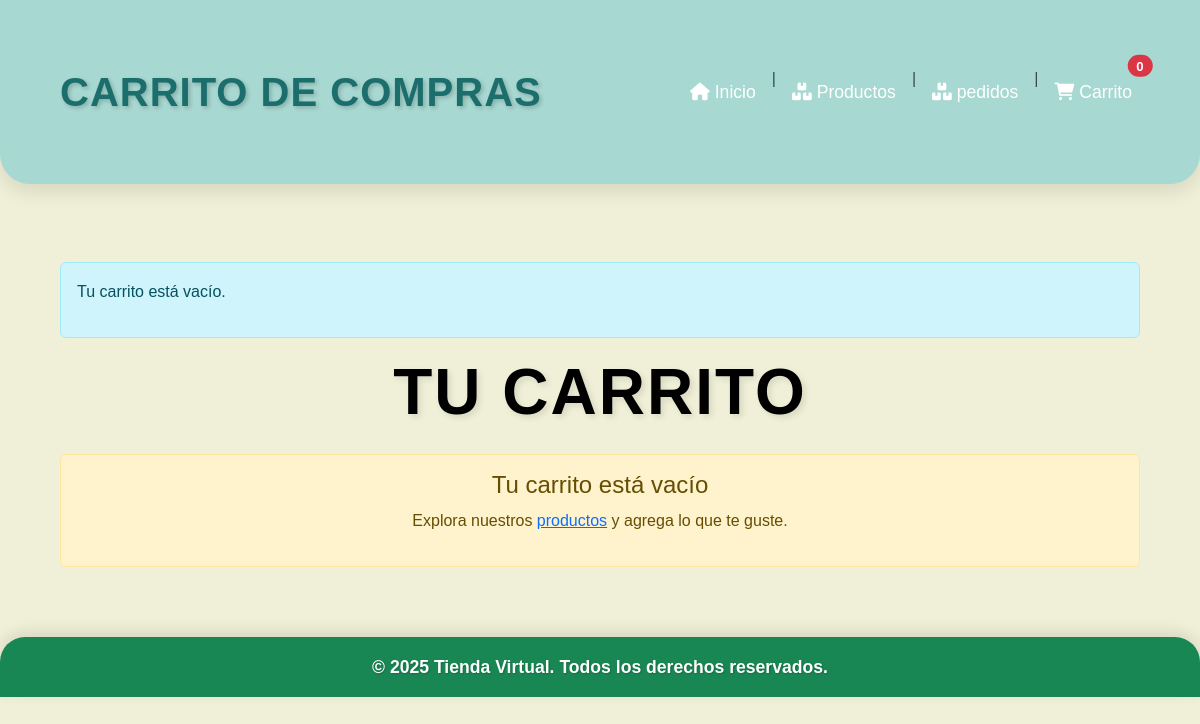
The page /carrito/ (signed in) on the database as committed earlier.
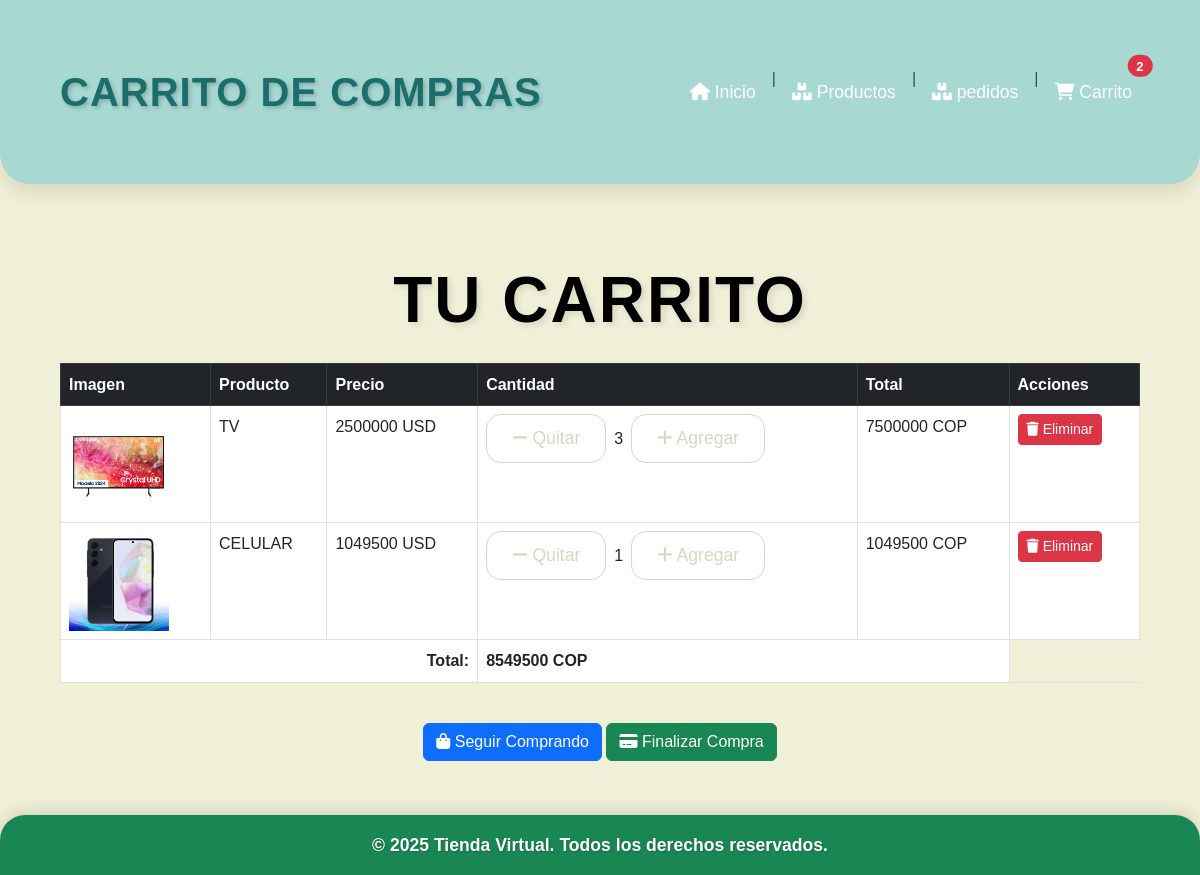
The same page on the database as committed later.
### cuentas/models.py (models this page shows, shortened)
class CarritoItem(models.Model):
    usuario = models.ForeignKey(User, on_delete=models.CASCADE)
    producto = models.ForeignKey(Producto, on_delete=models.CASCADE)
    cantidad = models.PositiveIntegerField(default=1)
    def total_precio(self):
        return self.producto.precio * self.cantidad

class Producto(models.Model):
    nombre = models.CharField(max_length=200)
    descripcion = models.TextField()
    precio = models.DecimalField(max_digits=10, decimal_places=2)
    cantidad_stock = models.PositiveIntegerField()
    imagen = models.ImageField(upload_to='productos/')
    especificaciones = models.TextField()
    agotado = models.BooleanField(default=False)
    recomendado = models.BooleanField(default=False)
    usuario = models.ForeignKey(User, on_delete=models.CASCADE, null=True, blank=False)  # Cambiado `blank` a False

### cuentas/views.py (the view)
# urls.py: path('carrito/', views.carrito, name='carrito'),
@login_required(login_url="inicio_sesion")
def carrito(request):
    if not request.user.is_authenticated:
        messages.error(request, "Debes iniciar sesión para ver tu carrito.")
        return redirect('inicio_sesion')
    carrito_items = CarritoItem.objects.filter(usuario=request.user)
    carrito_items_disponibles = [item for item in carrito_items if item.producto.cantidad_stock > 0]
    productos_agotados = [item for item in carrito_items if item.producto.cantidad_stock <= 0]
    total = sum(item.total_precio() for item in carrito_items_disponibles)
    if not carrito_items_disponibles:
        messages.info(request, "Tu carrito está vacío.")
    carrito_count = carrito_items.count()
    return render(request, 'cuentas/carrito.html', {
        'carrito_items': carrito_items_disponibles,
        'total': total,
        'productos_agotados': productos_agotados,
        'carrito_count': carrito_count,
    })

### cuentas/templates/cuentas/carrito.html (shortened to what the changed rows need)
<!DOCTYPE html>
<html lang="es">
<head>
    <link href="https://cdn.jsdelivr.net/npm/bootstrap@5.3.0-alpha1/dist/css/bootstrap.min.css" rel="stylesheet">
    <link rel="stylesheet" href="https://cdnjs.cloudflare.com/ajax/libs/font-awesome/6.0.0-beta3/css/all.min.css">
    {% load static %}
    <link rel="stylesheet" href="{% static 'cuentas/styles/carrito.css' %}">
</head>
<body>
     <nav class="navbar navbar-expand-lg navbar-light" style="background-color: #A7D8D1;">
        <div class="container">
            <div class="collapse navbar-collapse" id="navbarNav">
                <ul class="navbar-nav ms-auto">
                    <li class="nav-item">
                        <a href="{% url 'carrito' %}" class="nav-link position-relative">
                            <i class="fas fa-shopping-cart"></i> Carrito
                            <span class="position-absolute top-0 start-100 translate-middle badge rounded-pill bg-danger">
                                {{ carrito_count|default:0 }}
                            </span>
                        </a>
                    </li>
                </ul>
            </div>
        </div>
    </nav>
    <div class="container mt-5">
        {% if messages %}
        <div class="alert alert-info">
            {% for message in messages %}
                <p>{{ message }}</p>
            {% endfor %}
        </div>
        {% endif %}
        <h1 class="text-center mb-4">Tu Carrito</h1>
        {% if carrito_items %}
        <div class="table-responsive">
            <table class="table table-bordered">
                <thead class="table-dark">
                    <tr>
                        <th>Imagen</th>
                        <th>Producto</th>
                        <th>Precio</th>
                        <th>Cantidad</th>
                        <th>Total</th>
                        <th>Acciones</th>
                    </tr>
                </thead>
                <tbody>
                    {% for item in carrito_items %}
                    <tr>
                        <td>
                            <img src="{{ item.producto.imagen.url }}" alt="{{ item.producto.nombre }}" width="100">
                        </td>
                        <td>{{ item.producto.nombre }}</td>
                        <td>{{ item.producto.precio|floatformat:0 }} USD</td>
                        <td>
                            <div class="d-flex align-items-center">
                                {% if item.producto.cantidad_stock <= 0 %}
                                    <p class="text-danger">Agotado</p>
                                    <button class="btn btn-secondary btn-sm" disabled>Sin stock</button>
                                {% else %}
                                    <a href="{% url 'reducir_cantidad' item.id %}" class="btn btn-sm btn-outline-secondary me-2">
                                        <i class="fas fa-minus"></i> Quitar
                                    </a>
                                    {{ item.cantidad }}
                                    <a href="{% url 'agregar_al_carrito' item.producto.id %}" class="btn btn-sm btn-outline-secondary ms-2">
                                        <i class="fas fa-plus"></i> Agregar
                                    </a>
                                {% endif %}
                            </div>
                        </td>
                        <td>
                            {% if item.producto.cantidad_stock > 0 %}
                                {{ item.total_precio|floatformat:0 }} COP
                            {% else %}
                                <span class="text-muted">Producto agotado</span>
                            {% endif %}
                        </td>
                        <td>
                            <a href="{% url 'eliminar_del_carrito' item.id %}" class="btn btn-danger btn-sm">
                                <i class="fas fa-trash"></i> Eliminar
                            </a>
                        </td>
                    </tr>
                    {% endfor %}
                </tbody>
                <tfoot>
                    <tr>
                        <td colspan="3" class="text-end"><strong>Total:</strong></td>
                        <td colspan="2"><strong>{{ total|floatformat:0 }} COP</strong></td>
                    </tr>
                </tfoot>
            </table>
        </div>
        <div class="text-center mt-4">
            <a href="{% url 'productos' %}" class="btn btn-primary">
                <i class="fas fa-shopping-bag"></i> Seguir Comprando
            </a>
            {% if total > 0 %}
            <a href="{% url 'finalizar_compra' %}" class="btn btn-success">
                <i class="fas fa-credit-card"></i> Finalizar Compra
            </a>
            {% else %}
            <a href="#" class="btn btn-secondary" disabled>
                <i class="fas fa-credit-card"></i> Finalizar Compra
            </a>
            {% endif %}
        </div>
        {% else %}
        <div class="alert alert-warning text-center">
            <h4>Tu carrito está vacío</h4>
            <p>Explora nuestros <a href="{% url 'productos' %}">productos</a> y agrega lo que te guste.</p>
        </div>
        {% endif %}
    </div>
</body>
</html>

Rows that differ between the two databases and show on the page:
added CarritoItem: producto.imagen (picture), producto.nombre "TV", producto.precio "2500000", cantidad "3", total_precio "7500000"
added CarritoItem: producto.imagen (picture), producto.nombre "CELULAR", producto.precio "1049500", cantidad "1", total_precio "1049500"
Other text that changed with them:
{{ carrito_count|default:0 }}: "0" → "2"
{{ total|floatformat:0 }}: (not shown) → "8549500"
text no longer shown: "Tu carrito está vacío Explora nuestros productos y agrega lo que te guste."
text now shown: "Imagen Producto Precio Cantidad Total Acciones Total: COP Seguir Comprando Finalizar Compra"
list line gone: "Tu carrito está vacío."
